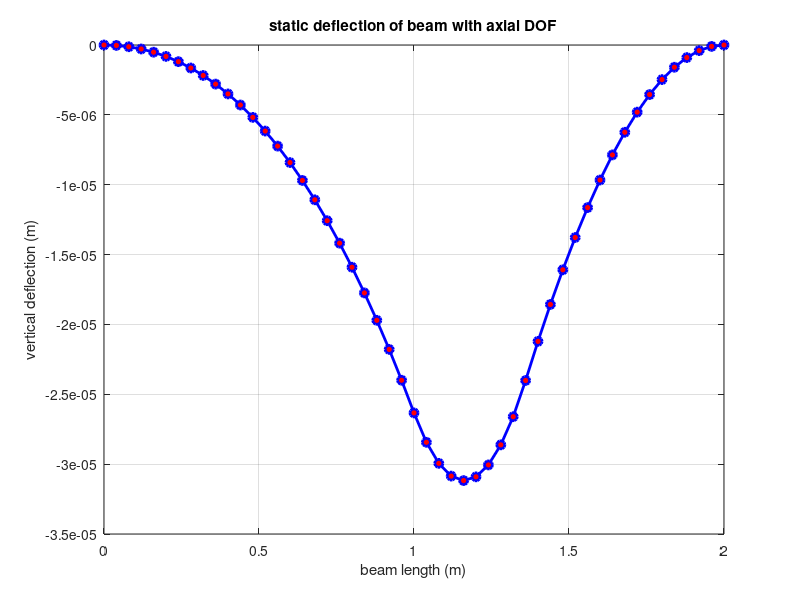
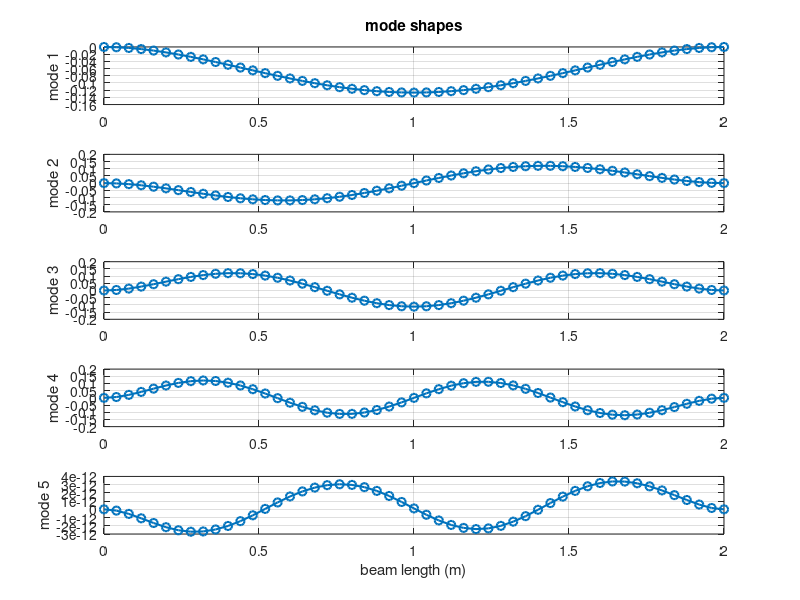
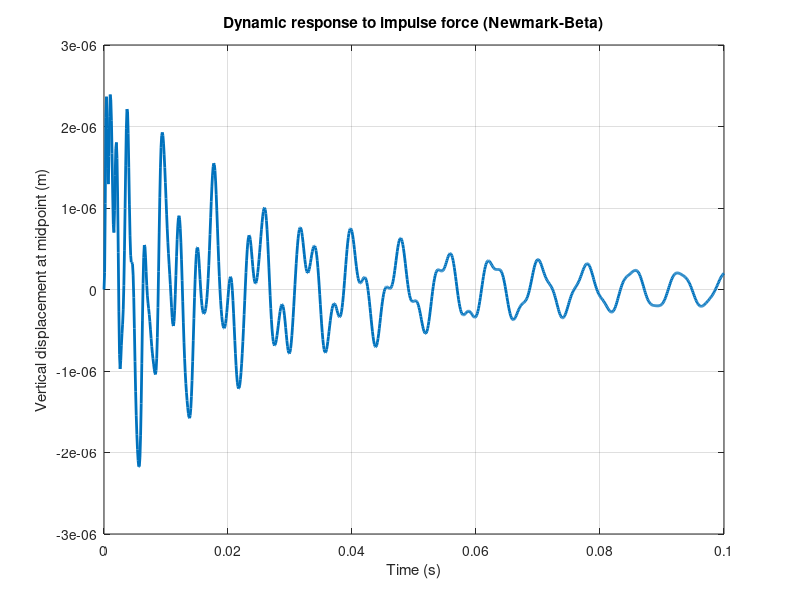
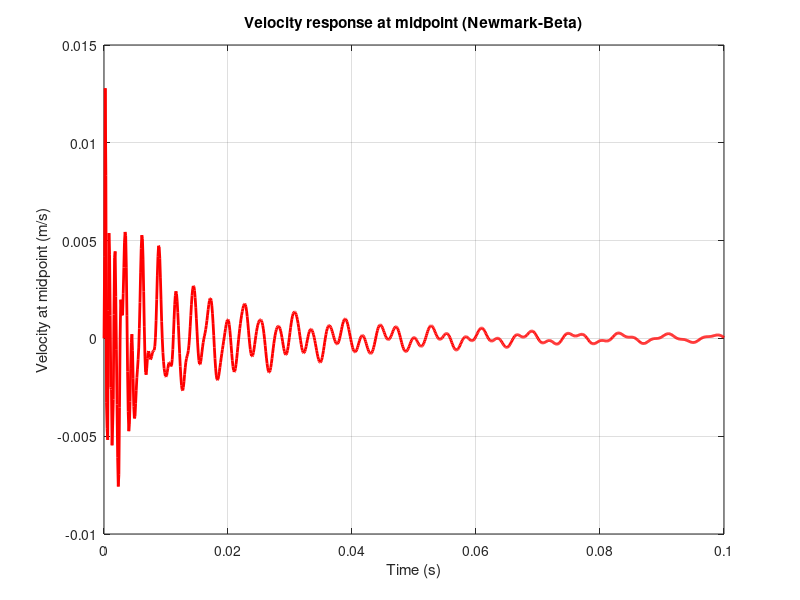

Reproduce these figures in MATLAB, in order.
% Beam Formulation with Axial DOF, Mass Matrix, Modal Analysis, and Rayleigh Damping
clear; clc; close all;

%% input parameters
nElem = 50;              % number of elements
E     = 210e9;           % Young's modulus (Pa)
A     = 0.01;            % cross-sectional area (m^2)
I     = 8.333e-6;        % moment of inertia (m^4)
rho   = 7850;            % mass density (kg/m^3)
L     = 2;               % total beam length (m)
q     = 0;               % distributed load (ignored for static)

%% this is used for assigning a single static moment%%

%  mid-span moment assignment (for static test)
% force_node      = round((nElem/2) + 1);
% force_DOF_local = 3;     % 1=u, 2=w, 3=theta
% moment_value    = 800;   % applied moment (Nm)

%% derived sizes
nNode         = nElem + 1;
nDOF_per_node = 3;        % u, w, theta
nDOF          = nNode * nDOF_per_node;
Le            = L / nElem;

%% Element stiffness matrices
% axial (2×2)
ke_axial = (E*A/Le)*[1 -1; -1 1];

% bending (4×4 Hermite)
ke_bending = (E*I/Le^3)*[ ...
     12      6*Le   -12    6*Le; 
    6*Le   4*Le^2  -6*Le  2*Le^2;
   -12    -6*Le     12    -6*Le;
    6*Le   2*Le^2  -6*Le   4*Le^2 ];

% assemble into 6×6 element stiffness
ke = zeros(6,6);
axial_dofs   = [1 4];
bending_dofs = [2 3 5 6];
ke(axial_dofs,   axial_dofs)   = ke_axial;
ke(bending_dofs, bending_dofs) = ke_bending;

%% Element mass matrices (consistent)
% axial (2×2)
me_axial = (rho*A*Le/6)*[2 1; 1 2];

% bending (4×4 Hermite)
me_bending = (rho*A*Le/420)*[ ...
    156       22*Le    54      -13*Le;
     22*Le   4*Le^2   13*Le   -3*Le^2;
     54       13*Le   156     -22*Le;
    -13*Le   -3*Le^2  -22*Le   4*Le^2 ];

% assemble into 6×6 element mass
me = zeros(6,6);
me(axial_dofs,   axial_dofs)   = me_axial;
me(bending_dofs, bending_dofs) = me_bending;

%% Global assembly
K = zeros(nDOF);
M = zeros(nDOF);
for e = 1:nElem
    idx = (e-1)*nDOF_per_node + (1:6);
    K(idx,idx) = K(idx,idx) + ke;
    M(idx,idx) = M(idx,idx) + me;
end

%% Static loading: Apply Two Moments (Predefined)
F = zeros(nDOF,1);

% Moment 1
force_node_1      = 26;
force_DOF_local_1 = 3;   % rotation (theta)
moment_value_1    = -800; % Nm
globalDOF_1 = (force_node_1-1)*nDOF_per_node + force_DOF_local_1;
F(globalDOF_1) = moment_value_1;

%  Moment 2 
force_node_2      = 35;
force_DOF_local_2 = 3;    % rotation (theta)
moment_value_2    = +800; % Nm in opposite direction
globalDOF_2 = (force_node_2-1)*nDOF_per_node + force_DOF_local_2;
F(globalDOF_2) = moment_value_2;


%% Apply BCs (fixed at both ends: all DOFs)
fixedDOF = [1,2,3, nDOF-2, nDOF-1, nDOF];
freeDOF  = setdiff(1:nDOF, fixedDOF);

K_reduced = K(freeDOF, freeDOF);
M_reduced = M(freeDOF, freeDOF);
F_reduced = F(freeDOF);

%% Solve static problem
U = zeros(nDOF,1);
U(freeDOF) = K_reduced \ F_reduced;

% Plot static deflection
x_nodes = linspace(0, L, nNode);
vertical_disp = U(2:nDOF_per_node:end);
figure;
plot(x_nodes, vertical_disp, 'b-o','LineWidth',2,'MarkerFaceColor','r');
grid on;
xlabel('beam length (m)');
ylabel('vertical deflection (m)');
title('static deflection of beam with axial DOF');

%% Modal analysis
% Solve generalized eigenvalue problem: K_reduced * phi = omega^2 * M_reduced * phi
[Phi, D] = eig(K_reduced, M_reduced);
omega2 = diag(D);
[omega2, sortIdx] = sort(omega2);
Phi = Phi(:,sortIdx);
freq = sqrt(omega2)/(2*pi);

% Display first few natural frequencies
nModesToShow = 5;
disp('natural frequencies (Hz):');
disp(freq(1:nModesToShow));

% Plot first nModesToShow mode shapes (vertical deflection)
figure;
for j = 1:nModesToShow
    mode_full = zeros(nDOF,1);
    mode_full(freeDOF) = Phi(:,j);
    vmode = mode_full(2:nDOF_per_node:end);
    subplot(nModesToShow,1,j);
    plot(x_nodes, vmode, '-o','LineWidth',1.5);
    ylabel(sprintf('mode %d', j));
    grid on;
    if j==1
        title('mode shapes');
    end
    if j==nModesToShow
        xlabel('beam length (m)');
    end
end

%% Rayleigh damping calculation
%     damping ratios for first two modes
zeta1 = 0.02;  % 2% for mode 1
zeta2 = 0.02;  % 2% for mode 2
omega1 = 2*pi*freq(1);
omega2 = 2*pi*freq(2);

% deriving the alpha and beta: zeta_i = alpha/(2*omega_i) + beta*omega_i/2
Acoef = [1/(2*omega1), omega1/2; 1/(2*omega2), omega2/2];
bcoef = [zeta1; zeta2];
ab = Acoef \ bcoef;
alpha = ab(1);
beta  = ab(2);

% Assembled damping matrix
C_reduced = alpha * M_reduced + beta * K_reduced;

disp('Rayleigh damping coefficients:');
fprintf('  alpha = %.3e  beta = %.3e\n', alpha, beta);

% (Optional) Dynamic stiffness at a given frequency
% omega_test = 2*pi*10;  % 10 Hz
% Kdyn = -omega_test^2 * M_reduced + 1i*omega_test * C_reduced + K_reduced;


%% Newmark-Beta Time Integration (Impulse Response)

% parameters for time integration
beta   = 1/4;
gamma  = 1/2;
dt     = 1e-4;       
Tmax   = 0.1;        
Nt     = round(Tmax / dt);
time   = (0:Nt)*dt;

% initial conditions
w0  = zeros(length(freeDOF),1);  % initial displacement
v0  = zeros(length(freeDOF),1);  % initial velocity
a0  = M_reduced \ (F_reduced - C_reduced*v0 - K_reduced*w0);  % initial acceleration

% history arrays
W  = zeros(length(w0), Nt+1);  W(:,1) = w0;
V  = zeros(length(w0), Nt+1);  V(:,1) = v0;
A  = zeros(length(w0), Nt+1);  A(:,1) = a0;

% newmark coefficients
a0N = 1 / (beta*dt^2);
a1N = gamma / (beta*dt);
a2N = 1 / (beta*dt);
a3N = 1 / (2*beta) - 1;
a4N = gamma / beta - 1;
a5N = dt * (gamma / (2*beta) - 1);

% Effective stiffness matrix
Keff = K_reduced + a1N * C_reduced + a0N * M_reduced;

% impulse force imposing 
f_dyn = zeros(length(w0), Nt+1);
impulse_node = round(nElem/2) + 18;
impulse_DOF  = 2; % vertical DOF (w)
impulse_val  = 1000;   % N
impulse_time = 0.001;  % 1 ms duration
impulse_idx  = (impulse_node-1)*nDOF_per_node + impulse_DOF;
impulse_dof  = find(freeDOF == impulse_idx);  % local DOF in reduced system
impulse_steps = round(impulse_time / dt);
f_dyn(impulse_dof, 1:impulse_steps) = impulse_val;

% time integration main loop
for n = 1:Nt
    % effective force
    Feff = f_dyn(:,n+1) ...
         + M_reduced * (a0N*W(:,n) + a2N*V(:,n) + a3N*A(:,n)) ...
         + C_reduced * (a1N*W(:,n) + a4N*V(:,n) + a5N*A(:,n));

    % solve for displacement
    W(:,n+1) = Keff \ Feff;

    % acceleration and velocity updates
    A(:,n+1) = a0N * (W(:,n+1) - W(:,n)) - a2N * V(:,n) - a3N * A(:,n);
    V(:,n+1) = V(:,n) + dt * ((1 - gamma) * A(:,n) + gamma * A(:,n+1));
end

% plot dynamic response at midspan
mid_dof = find(freeDOF == impulse_idx);
figure;
plot(time, W(mid_dof,:), 'LineWidth', 2);
xlabel('Time (s)');
ylabel('Vertical displacement at midpoint (m)');
title('Dynamic response to impulse force (Newmark-Beta)');
grid on;

% plot velocity at midpoint
figure;
plot(time, V(mid_dof,:), 'r', 'LineWidth', 2);
xlabel('Time (s)');
ylabel('Velocity at midpoint (m/s)');
title('Velocity response at midpoint (Newmark-Beta)');
grid on;

% plot acceleration at midpoint
figure;
plot(time, A(mid_dof,:), 'g', 'LineWidth', 2);
xlabel('Time (s)');
ylabel('Acceleration at midpoint (m/s^2)');
title('Acceleration response at midpoint (Newmark-Beta)');
grid on;

